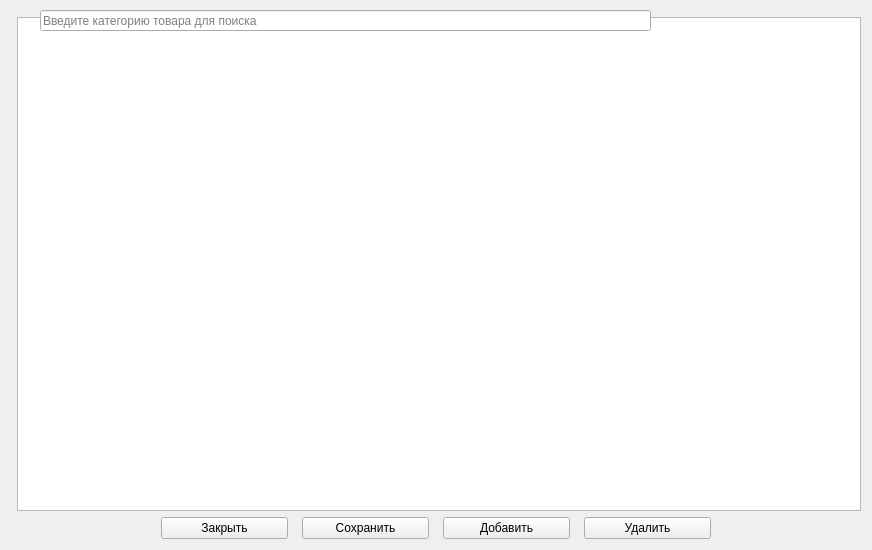
<?xml version="1.0" encoding="UTF-8"?>
<ui version="4.0">
 <class>MyTableForm</class>
 <widget class="QWidget" name="MyTableForm">
  <property name="geometry">
   <rect>
    <x>0</x>
    <y>0</y>
    <width>872</width>
    <height>550</height>
   </rect>
  </property>
  <property name="windowTitle">
   <string>Редактор товаров</string>
  </property>
  <layout class="QGridLayout" name="gridLayout">
   <item row="0" column="0" rowspan="2" colspan="2">
    <widget class="QLabel" name="labeltable">
     <property name="text">
      <string/>
     </property>
    </widget>
   </item>
   <item row="1" column="1">
    <widget class="QTableView" name="tableView"/>
   </item>
   <item row="2" column="0" colspan="2">
    <layout class="QHBoxLayout" name="buttonss">
     <property name="spacing">
      <number>14</number>
     </property>
     <property name="leftMargin">
      <number>150</number>
     </property>
     <property name="rightMargin">
      <number>150</number>
     </property>
     <item>
      <widget class="QPushButton" name="closeButton2">
       <property name="text">
        <string>Закрыть</string>
       </property>
      </widget>
     </item>
     <item>
      <widget class="QPushButton" name="saveButton">
       <property name="text">
        <string>Сохранить</string>
       </property>
      </widget>
     </item>
     <item>
      <widget class="QPushButton" name="addButton">
       <property name="text">
        <string>Добавить</string>
       </property>
      </widget>
     </item>
     <item>
      <widget class="QPushButton" name="deleteButton">
       <property name="text">
        <string>Удалить</string>
       </property>
      </widget>
     </item>
    </layout>
   </item>
  </layout>
  <widget class="QLineEdit" name="searchLineEdit">
   <property name="geometry">
    <rect>
     <x>40</x>
     <y>10</y>
     <width>611</width>
     <height>21</height>
    </rect>
   </property>
   <property name="placeholderText">
    <string>Введите категорию товара для поиска</string>
   </property>
  </widget>
  <zorder>labeltable</zorder>
  <zorder>tableView</zorder>
  <zorder>horizontalLayoutWidget</zorder>
  <zorder>searchLineEdit</zorder>
 </widget>
 <resources/>
 <connections/>
</ui>
